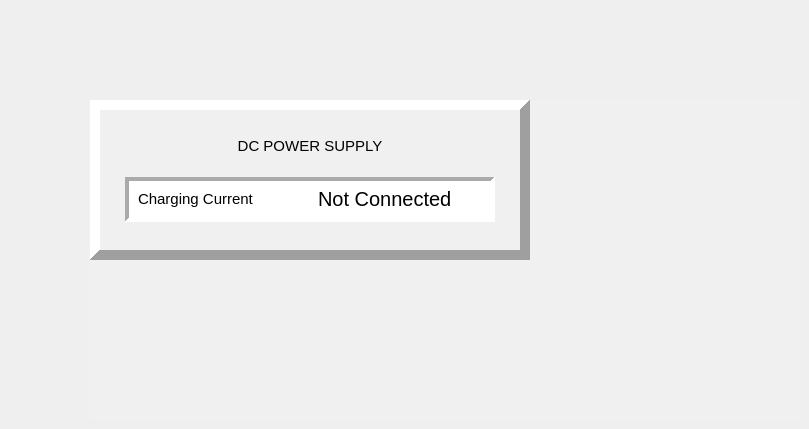
      <widget class="QWidget" name="chrg_widget">
       <widget class="QFrame" name="power_suppy_frame">
        <property name="geometry">
         <rect>
          <x>90</x>
          <y>100</y>
          <width>440</width>
          <height>160</height>
         </rect>
        </property>
        <property name="frameShape">
         <enum>QFrame::Panel</enum>
        </property>
        <property name="frameShadow">
         <enum>QFrame::Raised</enum>
        </property>
        <property name="lineWidth">
         <number>10</number>
        </property>
        <layout class="QVBoxLayout" name="verticalLayout">
         <property name="spacing">
          <number>20</number>
         </property>
         <property name="leftMargin">
          <number>25</number>
         </property>
         <property name="topMargin">
          <number>25</number>
         </property>
         <property name="rightMargin">
          <number>25</number>
         </property>
         <property name="bottomMargin">
          <number>25</number>
         </property>
         <item>
          <widget class="QLabel" name="label_6">
           <property name="sizePolicy">
            <sizepolicy hsizetype="Preferred" vsizetype="Maximum">
             <horstretch>0</horstretch>
             <verstretch>0</verstretch>
            </sizepolicy>
           </property>
           <property name="font">
            <font>
             <pointsize>11</pointsize>
            </font>
           </property>
           <property name="text">
            <string>DC POWER SUPPLY</string>
           </property>
           <property name="alignment">
            <set>Qt::AlignCenter</set>
           </property>
          </widget>
         </item>
         <item>
          <widget class="QFrame" name="horizontalFrame_2">
           <property name="sizePolicy">
            <sizepolicy hsizetype="Preferred" vsizetype="Fixed">
             <horstretch>0</horstretch>
             <verstretch>0</verstretch>
            </sizepolicy>
           </property>
           <property name="styleSheet">
            <string notr="true">background-color: rgb(255, 255, 255);</string>
           </property>
           <property name="frameShape">
            <enum>QFrame::Panel</enum>
           </property>
           <property name="frameShadow">
            <enum>QFrame::Sunken</enum>
           </property>
           <property name="lineWidth">
            <number>4</number>
           </property>
           <layout class="QHBoxLayout" name="horizontalLayout_2">
            <property name="spacing">
             <number>15</number>
            </property>
            <property name="topMargin">
             <number>6</number>
            </property>
            <property name="bottomMargin">
             <number>7</number>
            </property>
            <item>
             <widget class="QLabel" name="label_5">
              <property name="font">
               <font>
                <pointsize>11</pointsize>
               </font>
              </property>
              <property name="text">
               <string>Charging Current</string>
              </property>
              <property name="alignment">
               <set>Qt::AlignLeading|Qt::AlignLeft|Qt::AlignVCenter</set>
              </property>
             </widget>
            </item>
            <item>
             <widget class="QLabel" name="opcurr_display">
              <property name="font">
               <font>
                <pointsize>15</pointsize>
               </font>
              </property>
              <property name="text">
               <string>Not Connected</string>
              </property>
             </widget>
            </item>
           </layout>
          </widget>
         </item>
        </layout>
       </widget>
       <widget class="QGraphicsView" name="main_view">
        <property name="geometry">
         <rect>
          <x>89</x>
          <y>100</y>
          <width>711</width>
          <height>320</height>
         </rect>
        </property>
        <property name="styleSheet">
         <string notr="true">border: None;
background-color: rgb(240, 240, 240);</string>
        </property>
        <property name="interactive">
         <bool>false</bool>
        </property>
       </widget>
       <zorder>main_view</zorder>
       <zorder>power_suppy_frame</zorder>
      </widget>
